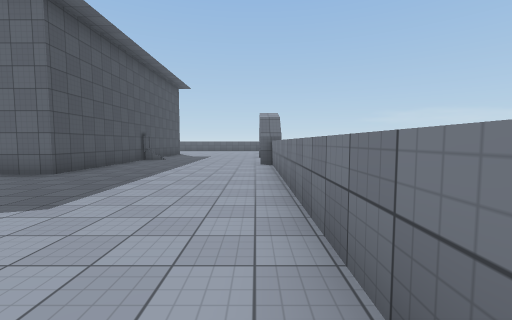
View 1 (above)

13 first-person views from a walk through a 3-D level made in the Unity game engine. The camera is 1.5 m above the floor, tilts 4° down and sees 90° across. The floor is counted in squares, 2 m on a side. Each view is taken from the middle of a square. On the plan, view 1 faces up. The plan holds only what a view shows up to about 9 squares ahead; the rest is blank. Surface patterns are stand-ins for the level's own textures.

View 2
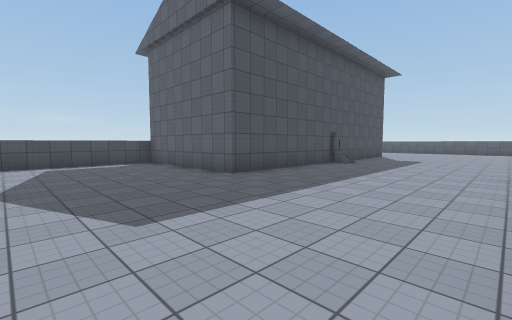

View 3
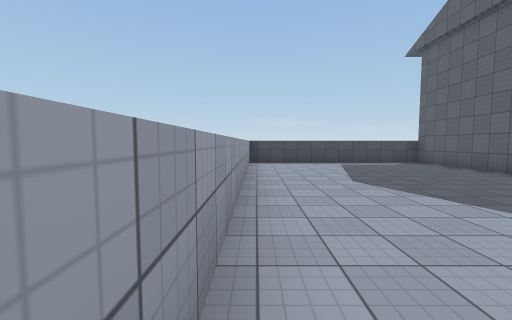

View 4
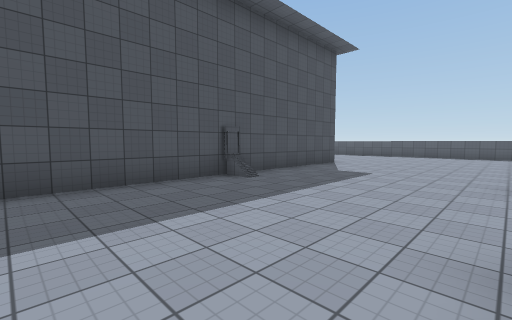

View 5
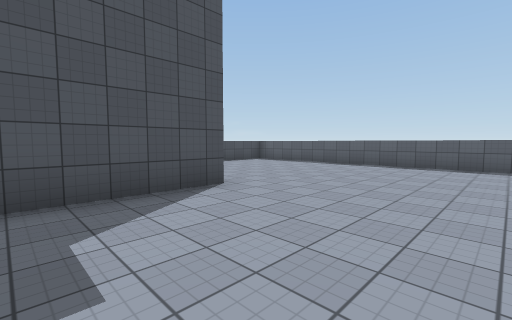

View 6
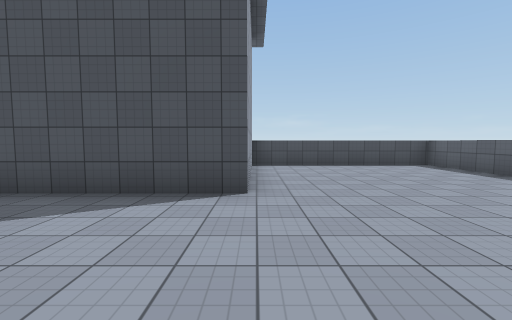

View 7
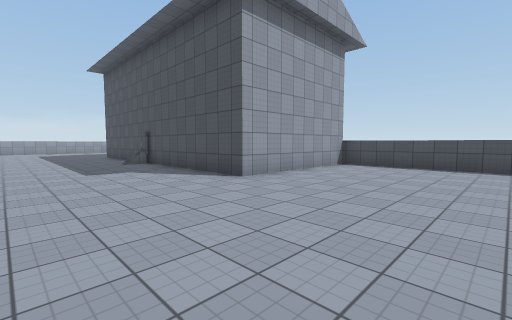

View 8
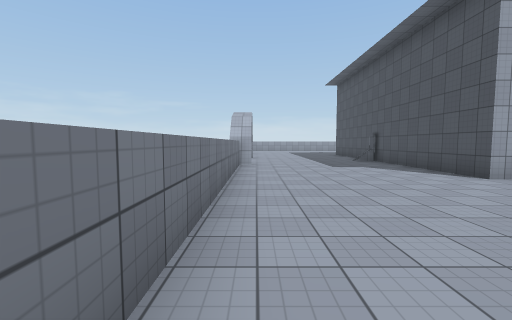

View 9
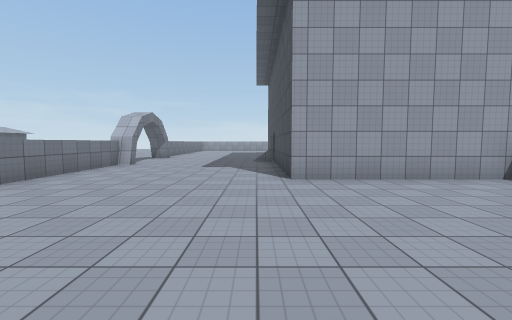

View 10
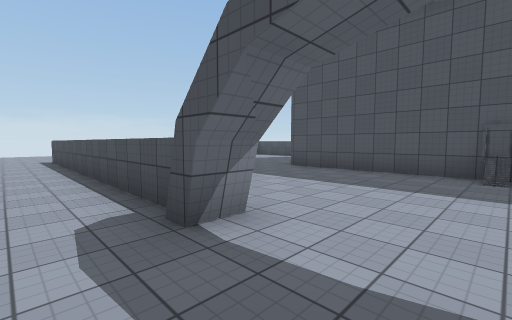

View 11
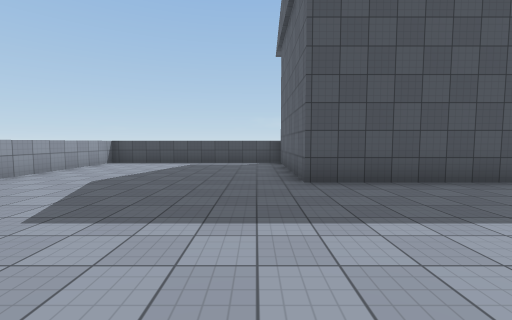

View 12
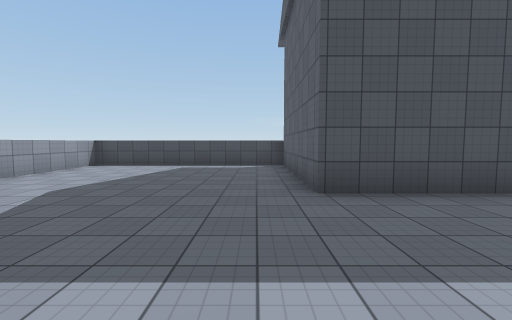

View 13
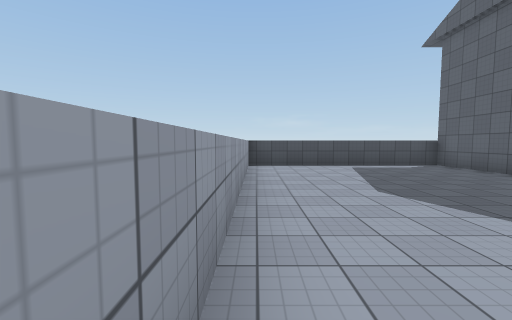

### Floor plan
Points are (right, up) in squares from view 1. A wall is a line through its corners. A room is listed if a view was taken in it or the views show most of it. See-through windows are left out.
Room 1 (views 1, 2, 3, 4, 5, 6, 7, 8, 9, 11, 12, 13)
walls: (0.1, 9.2) (0.9, 9.2); (0.1, 12) (0.1, 12.4) (0.9, 12.4); (0.9, 8.8) (0.1, 8.8); (0.5, 12.4) (0.5, 20.5); (0.5, 0.5) (0.5, 8.8); (-0.9, 21.6) (-9.3, 21.6) (-9.3, 15.9) (-4.7, 15.9) (-4.7, 5.9) (-9.3, 5.9) (-9.3, -0.2) (-0.1, -0.2)
ways out: opening at (1, 10.5) to room 2
Room 2 (view 10)
walls: (0.9, 9.2) (0.9, 8.8); (0.7, 8.5) (0.7, -0.5)
ways out: opening at (1, 10.5) to room 1

Positions as (right, up) in squares from view 1, and headings:
1: (0, 0), facing up
2: (0, 2), facing up-left
3: (0, 0), facing left
4: (0, 7), facing up-left
5: (-1, 13), facing up-left
6: (-1, 16), facing left
7: (-1, 20), facing down-left
8: (0, 21), facing down
9: (-4, 21), facing down
10: (2, 11), facing down-left
11: (0, 5), facing left
12: (-1, 5), facing left
13: (-1, 0), facing left
